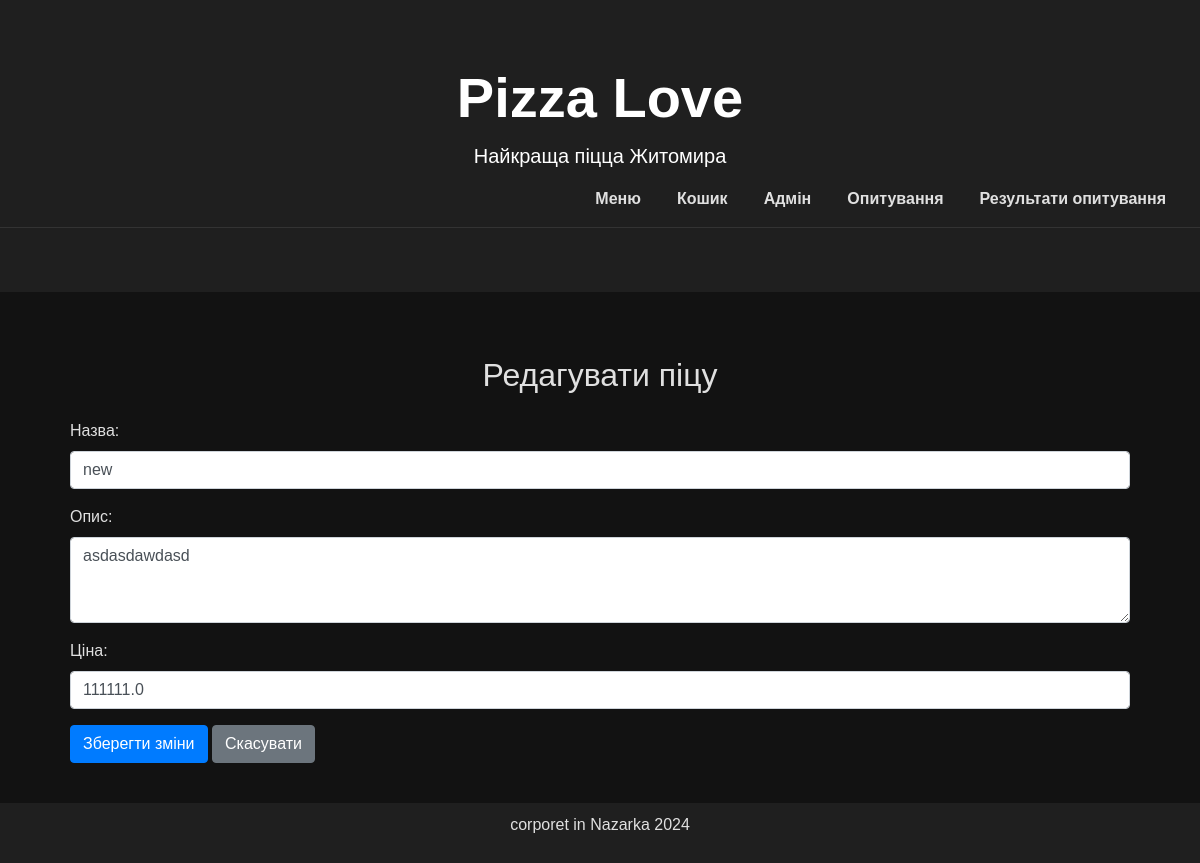
The page /admin/edit/12 on the database its author committed.
### tables this page shows
CREATE TABLE menu_items (
        id INTEGER PRIMARY KEY AUTOINCREMENT,
        name TEXT NOT NULL,
        description TEXT NOT NULL,
        price REAL NOT NULL
    );

### app.py (the view, shortened to what this page needs)
@app.route("/admin/edit/<int:item_id>", methods=["GET", "POST"])
def edit_item(item_id):
    conn = sqlite3.connect(db_path)
    cursor = conn.cursor()
    cursor.execute("SELECT name, description, price FROM menu_items WHERE id = ?", (item_id,))
    item = cursor.fetchone()
    conn.close()
    if item:
        return render_template("edit_item.html", item_id=item_id, name=item[0], description=item[1], price=item[2])
    return "Item not found", 404

### templates/edit_item.html
{% extends 'base.html' %}
{% block content %}
<div class="container mt-4">
    <h2 class="text-center mb-4">Редагувати піцу</h2>
    <form method="POST" action="{{ url_for('edit_item', item_id=item_id) }}">
        <div class="form-group">
            <label for="name">Назва:</label>
            <input type="text" class="form-control" id="name" name="name" value="{{ name }}" required>
        </div>
        <div class="form-group">
            <label for="description">Опис:</label>
            <textarea class="form-control" id="description" name="description" rows="3" required>{{ description }}</textarea>
        </div>
        <div class="form-group">
            <label for="price">Ціна:</label>
            <input type="number" class="form-control" id="price" name="price" value="{{ price }}" step="0.01" required>
        </div>
        <button type="submit" class="btn btn-primary">Зберегти зміни</button>
        <a href="{{ url_for('admin_panel') }}" class="btn btn-secondary">Скасувати</a>
    </form>
</div>
{% endblock %}

### templates/base.html (style rules this page uses)
body { background-color: #121212; color: #e0e0e0; margin: 0; font-family: 'Arial', sans-serif; }
.container { padding: 20px; }

### rows shown on the page
menu_items: name "new", description "asdasdawdasd", price "111111.0"
